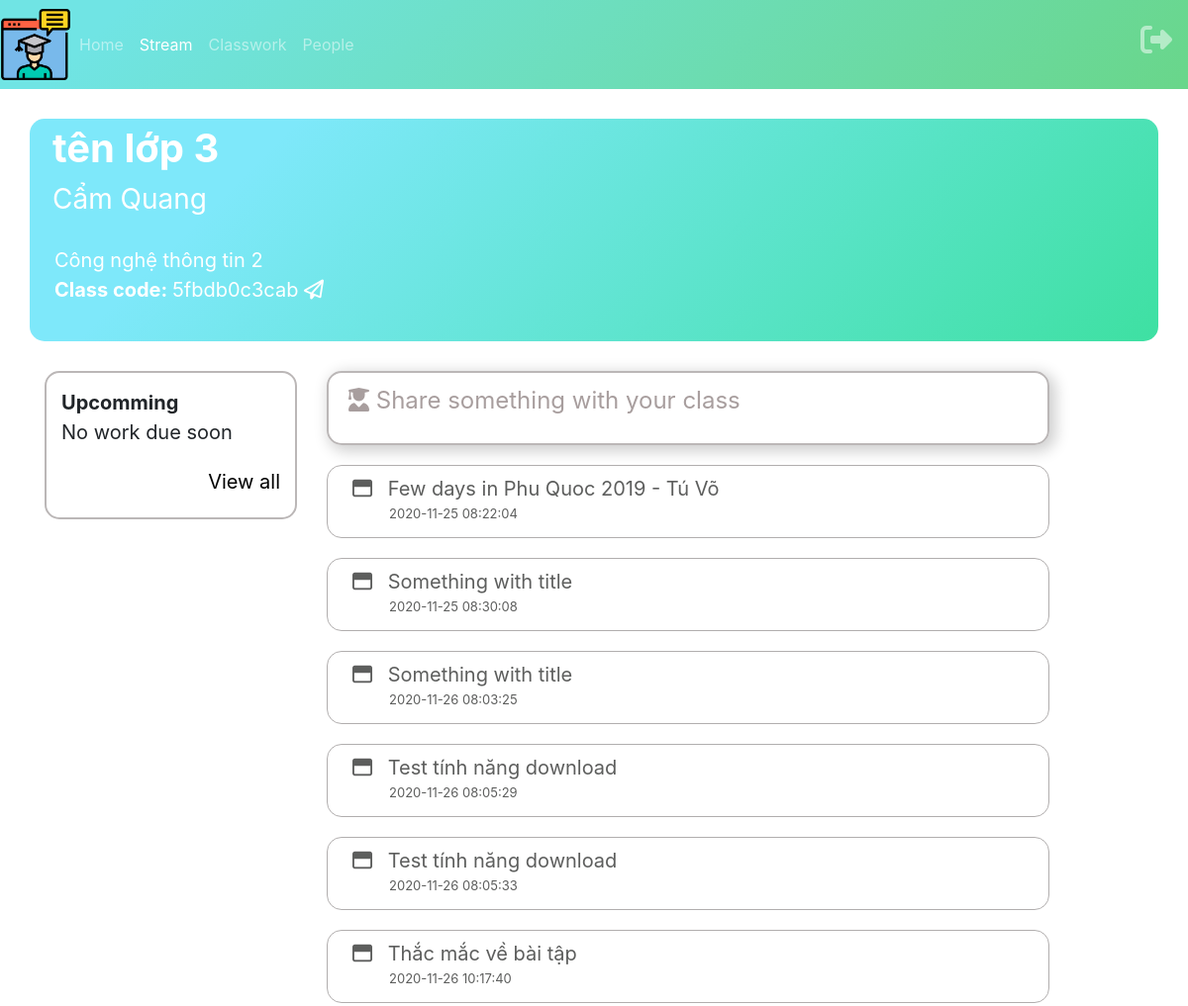
The app's page /public/stream.php?id=5fbdb0c3cab (signed in), older data.
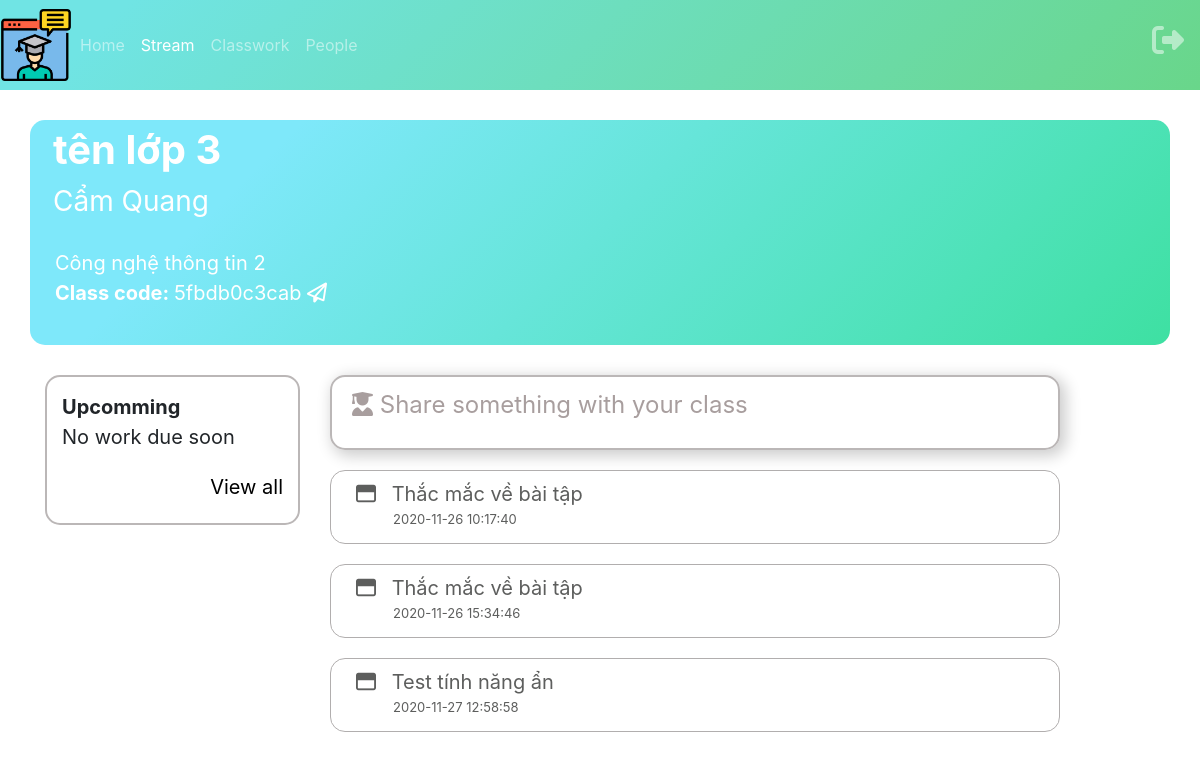
The same page, newer data.
### tables this page shows
CREATE TABLE `announcement` (
  `id` varchar(11) NOT NULL,
  `title` varchar(100) DEFAULT NULL,
  `news` varchar(200) DEFAULT NULL,
  `id_class` varchar(11) DEFAULT NULL,
  `created_by_id` int(11) DEFAULT NULL,
  `created_at` timestamp NOT NULL DEFAULT current_timestamp(),
  `updated_at` timestamp NULL DEFAULT NULL ON UPDATE current_timestamp()
);

### libraries/Database.php (called while the page is built, shortened)
<?php
    class Database
    {
        public $link;
        public function __construct()
        {
            $this->link = mysqli_connect("localhost","root","","web_classroom") or die ();
            mysqli_set_charset($this->link,"utf8");
        }
        public function fetchAllCondition($table , $query)
        {
            $sql = "SELECT * FROM {$table} WHERE $query" ;
            $result = mysqli_query($this->link,$sql) or die("Lỗi Truy Vấn fetchAll " .mysqli_error($this->link));
            $data = [];
            if( $result)
            {
                while ($num = mysqli_fetch_assoc($result))
                {
                    $data[] = $num;
                }
            }
            return $data;
        }
    }
?>

### autoload/autoload.php (called while the page is built, shortened)
<?php
require_once __DIR__. "/../libraries/Database.php";
$db = new Database;
?>

### public/stream.php (the view, shortened to what the changed rows need)
<?php
    require_once __DIR__. "/../autoload/autoload.php";
    $id = $_GET['id'];
        $load_announcement = $db -> fetchAllCondition('announcement',"id_class = '".$id."'");
?>
<!DOCTYPE html>
<html>
    <head>
        <link href="css/style.css" rel="stylesheet" type="text/css" />
        <link rel="stylesheet" href="https://maxcdn.bootstrapcdn.com/bootstrap/4.5.2/css/bootstrap.min.css">
        <link rel="stylesheet" href="https://cdnjs.cloudflare.com/ajax/libs/font-awesome/4.7.0/css/font-awesome.min.css">
    </head>
    <body>
        <div class=" stream container-sm">
            <div class="content">
                <div class="row">
                    <div class="banner2 class-anounce col-lg-8">
                        <?php foreach ($load_announcement as $item):?>
                        <a href="announcement.php?id=<?php echo $item['id']?>">
                        <div class="hiddenstreamcontent" >
                            <div id="hiddenstreamcontent-content">
                                <i class="far fa-window-maximize"></i>
                                <?php echo $item['title'] ?>
                                <label > <i class="fa fa-ellipsis-v" id="more"></i></label>
                                <p id="datestream"> <?php echo $item['created_at'] ?> </p>
                            </div>
                        </div>
                        </a>
                        <?php endforeach?>
                    </div>
                </div>
            </div>
        </div>
    </body>
</html>

Row changes from the older to the newer data that the page shows:
removed announcement: title "Few days in Phu Quoc 2019 - Tú Võ", created_at "2020-11-25 08:22:04"
removed announcement: title "Something with title", created_at "2020-11-25 08:30:08"
removed announcement: title "Something with title", created_at "2020-11-26 08:03:25"
removed announcement: title "Test tính năng download", created_at "2020-11-26 08:05:29"
removed announcement: title "Test tính năng download", created_at "2020-11-26 08:05:33"
added announcement: title "Thắc mắc về bài tập", created_at "2020-11-26 15:34:46"
added announcement: title "Test tính năng ẩn", created_at "2020-11-27 12:58:58"
